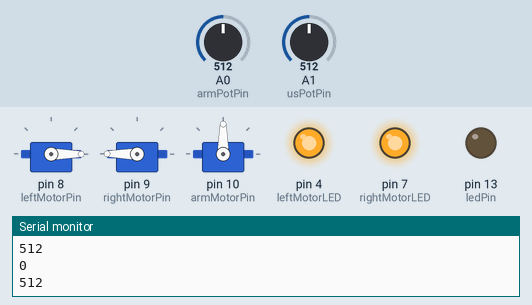
This sketch was run on a simulated Arduino Uno, built with avr-gcc and run on an emulated ATmega328P. Shown: 3 × servo, output pins drawn as LEDs (lit = HIGH), the last lines printed to the serial monitor. The test bench sets the inputs (shaded band); at power-on: A1 (usPotPin) = 512, A0 (armPotPin) = 512.

Above: at 1.2 s.
1.3 s: A1 (usPotPin) set to 411
2.8 s: A1 (usPotPin) set to 387
At 4.6 s:
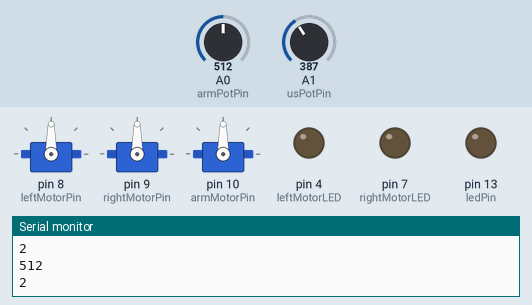
5.0 s: A1 (usPotPin) set to 410
At 5.6 s:
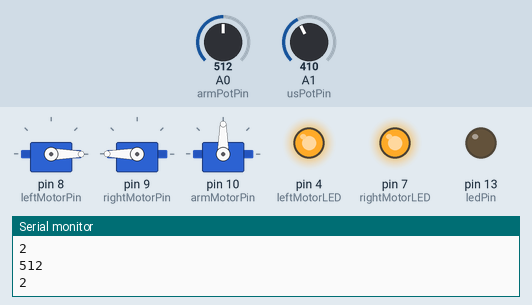
6.5 s: A1 (usPotPin) set to 390
At 7.0 s:
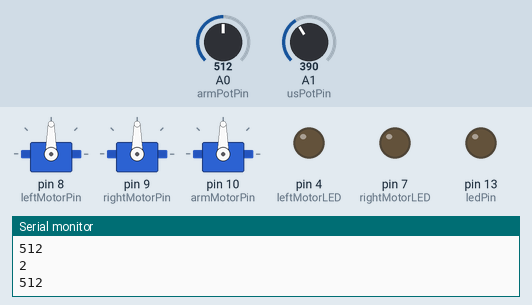
Timing chart, 0 to 9.0 s (numbered marks = the images above; inputs shaded):
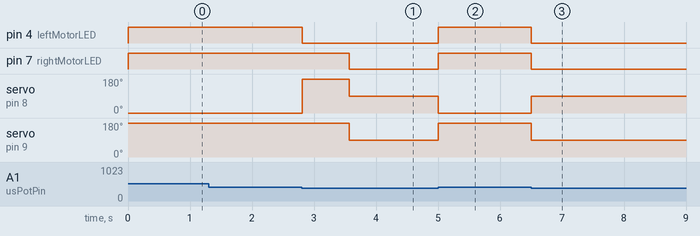

The sketch:

HW17_Program.ino
```cpp
//In this program, because I didn't have access to motors/servos and ultrasonic sensors
//I used two pots to represent the ultrasonic sensors and pot that would be attached to the arm motor.
//I manually turned the pots to simulate the robot changing its distance from the wall
//and the arm being moved.
//I also used two LEDs to represent the two motors that would drive the robot.
//While this was not necessary for the assignment, I wanted some way to prove to myself that my code functions as intended.

//In order to use my code with actual ultrasonic sensors, you would just replace the
//"if (analogRead(usPotPin) < 400)" statements with "if (ultra.distance() < 12),
//assuming the library has been imported and set up properly


//Include proper libraries
#include "Servo.h"

//set appropriate values and constants
const int leftMotorPin = 8, rightMotorPin = 9;
const int armMotorPin = 10, armPotPin = A0;
const int usPotPin = A1;
int desiredPosition;  //will be changed when needed
const int Kp = 0.25;  //defined in assignment

//define different states robot can be in
static enum stateChoices {DRIVING_TO_WALL, TURNING1, LIFT_DRIVE, TURNING2, STOPPED} state;
long time;

//I used 2 LEDs to simulate motors, so pins need to be defined
const int leftMotorLED = 4;
const int rightMotorLED = 7;

//LED used for error
const int ledPin = 13;

//define servos for moving and lifting
Servo leftServo;
Servo rightServo;
Servo armServo;

void setup() {
  //use serial for debugging
  Serial.begin(9600);
  //attach motors
  leftServo.attach(leftMotorPin, 1000, 2000);
  rightServo.attach(rightMotorPin, 1000, 2000);
  armServo.attach(armMotorPin, 1000, 2000);

  //set two digital pins to be writable to control LEDs
  pinMode(leftMotorLED, OUTPUT);
  pinMode(rightMotorLED,OUTPUT);

  //set LED 13 as output for errors
  pinMode(ledPin, OUTPUT);

  //set initial state to be driving towards the wall to ensure proper execution
  state = DRIVING_TO_WALL;
}

//drive function, takes parameter speed
void drive(int speed) {
  leftServo.write(90 - speed);
  rightServo.write(90 + speed);
  //if the motors are told to do other than stop, turn on LEDS
  if (speed > 0){
    digitalWrite(leftMotorLED, HIGH);
    digitalWrite(rightMotorLED, HIGH);
  }
  //if the motors are told to stop, turn off the LEDs
  else if (speed == 0){
    digitalWrite(leftMotorLED, LOW);
    digitalWrite(rightMotorLED, LOW);
  }
}

//turn function, takes parameter speed
void turn(int speed) {
  leftServo.write(90 + speed);
  rightServo.write(90 + speed);
  //turn one LED on, one LED off to indicate turning
  digitalWrite(leftMotorLED, LOW);
  digitalWrite(rightMotorLED, HIGH);
}

//dodriving function, which involves the states
void DoDriving() {
  switch (state) {

    //state 0: drive till its 12" from the wall
    case DRIVING_TO_WALL:
      drive(90);
      //If the pot output a value<400, interpret that as
      //being less than 12" from the wall
       if (analogRead(usPotPin)<400){
        //change the state and change variable time to be 750 milliseconds from now
        state = TURNING1;
        time = millis() + 750;
      }
      break;

    //state 1: turn left 90 degrees
    case TURNING1:
      turn(90);
      //if 750 milliseconds since reaching 12", change the state and set desired arm position
      if (millis() > time) {
        desiredPosition = 364;
        state = LIFT_DRIVE;
      }
      break;

    //state 2: lifting arm and driving until less than 12" from the wall
    case LIFT_DRIVE:
      //if the robot is within 12 inches of the wall (pot reads<400)
      if (analogRead(usPotPin)<400){
        //stop to wait for arm to finish lifting
        drive(0);
        //if the arm has "reached" it's desired position (+/- 50)
        if((analogRead(armPotPin)>(desiredPosition-50)) and (analogRead(armPotPin)<(desiredPosition+50))){
          //change state if reached destination and arm has reached desired position
          state = TURNING2;
          //set variable time to be 750 milliseconds from now
          time = millis() + 750;
        }
      }
      //if robot hasn't reached the wall, continue driving forward
      else drive(90);
      break;
      //I don't check if the arm has reached it's position first because if it has, that won't change
      //the motion of the robot. The motor will just keep the arm at that position regardless of the robots location to wall

    //state 3: turn left 90 degrees
    case TURNING2:
      turn(90);
      //if 750 milliseconds passed since reaching 12" and desired arm position
      if (millis() > time){
        //set state to state 4
        state = STOPPED;
      }
      break;

    //state 4: stop the robot
    case STOPPED:
      //stop the motors
      drive(0);
      break;

    //if state is somehow none of these, turn on the onboard LED to indicate an error
    default:
      digitalWrite(ledPin, HIGH);
  }
}

//DoArm function, which writes the motor to the desired location, using proportional control
void DoArm() {
  int error = constrain(analogRead(armPotPin) - desiredPosition, -90, 90);
  armServo.write(90 - Kp * error);
}

//loop that calls two functions
void loop(){
  DoDriving();
  DoArm();
  //serial printing for debugging
  Serial.println(analogRead(armPotPin));
  Serial.println(state);
}
```

Measured:
- the behaviour switches between 400 and 399 on A1 (usPotPin) (found by bisection; images 0 and 1)
- after the input at 2.8 s, pin 4 (leftMotorLED): HIGH → LOW at once; pin 7 (rightMotorLED): HIGH → LOW after 0.77 s; servo on pin 8 (leftMotorPin): 0° → 180° at once, → 90° 0.76 s later; servo on pin 9 (rightMotorPin): 180° → 90° after 0.77 s
- after the input at 5.0 s, pin 4 (leftMotorLED), pin 7 (rightMotorLED): LOW → HIGH at once; servo on pin 8 (leftMotorPin): 90° → 0° at once; servo on pin 9 (rightMotorPin): 90° → 180° at once
- after the input at 6.5 s, pin 4 (leftMotorLED), pin 7 (rightMotorLED): HIGH → LOW at once; servo on pin 8 (leftMotorPin): 0° → 90° at once; servo on pin 9 (rightMotorPin): 180° → 90° at once
